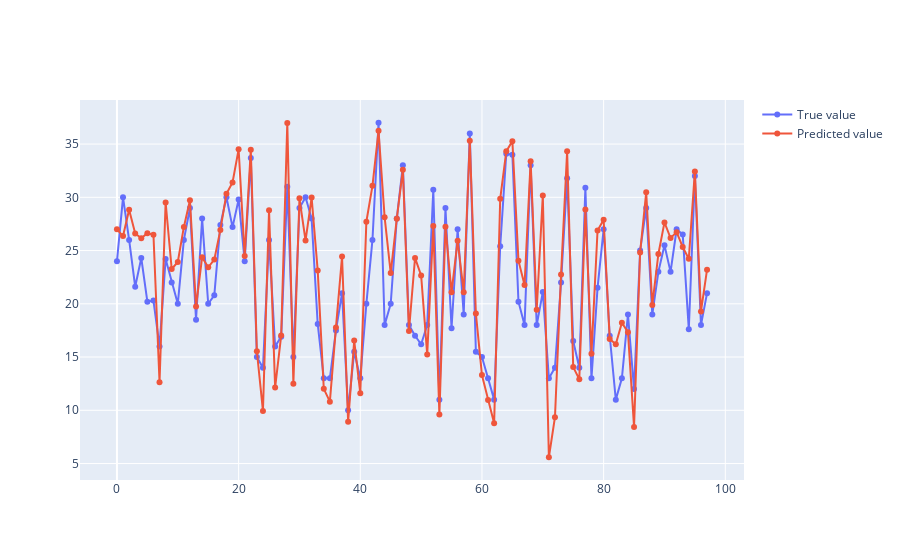

The code cell stored with this chart in its notebook:
### Code cell
fig = go.Figure()
fig.add_trace(go.Scatter(x=np.arange(len(y_test)), y=y_test, mode='markers+lines', name='True value'))
fig.add_trace(go.Scatter(x=np.arange(len(y_test)), y=y_pred, mode='markers+lines', name='Predicted value'))
fig.show()
